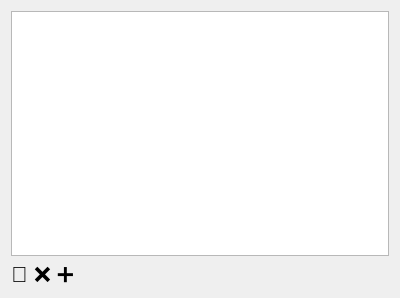
<?xml version="1.0" encoding="UTF-8"?>
<ui version="4.0">
 <class>Dialog</class>
 <widget class="QDialog" name="Dialog">
  <property name="windowModality">
   <enum>Qt::WindowModal</enum>
  </property>
  <property name="geometry">
   <rect>
    <x>0</x>
    <y>0</y>
    <width>400</width>
    <height>298</height>
   </rect>
  </property>
  <property name="windowTitle">
   <string>Настройка тегов</string>
  </property>
  <property name="styleSheet">
   <string notr="true">QDialog QPushButton {
	border-radius: 10px;
	font-size: 22px;
}

QDialog QPushButton:hover {
	font-size: 18px;
}</string>
  </property>
  <property name="modal">
   <bool>false</bool>
  </property>
  <layout class="QGridLayout" name="gridLayout">
   <item row="1" column="1">
    <widget class="QPushButton" name="canceling_button">
     <property name="toolTip">
      <string>&lt;html&gt;&lt;head/&gt;&lt;body&gt;&lt;p&gt;Отмена&lt;/p&gt;&lt;/body&gt;&lt;/html&gt;</string>
     </property>
     <property name="text">
      <string>❌</string>
     </property>
    </widget>
   </item>
   <item row="1" column="0">
    <widget class="QPushButton" name="saving_button">
     <property name="toolTip">
      <string>&lt;html&gt;&lt;head/&gt;&lt;body&gt;&lt;p&gt;Сохранить&lt;/p&gt;&lt;/body&gt;&lt;/html&gt;</string>
     </property>
     <property name="text">
      <string>💾</string>
     </property>
    </widget>
   </item>
   <item row="1" column="2">
    <widget class="QPushButton" name="adding_button">
     <property name="toolTip">
      <string>&lt;html&gt;&lt;head/&gt;&lt;body&gt;&lt;p&gt;Добавить&lt;/p&gt;&lt;/body&gt;&lt;/html&gt;</string>
     </property>
     <property name="text">
      <string>➕</string>
     </property>
    </widget>
   </item>
   <item row="1" column="3">
    <spacer name="horizontalSpacer">
     <property name="orientation">
      <enum>Qt::Horizontal</enum>
     </property>
     <property name="sizeHint" stdset="0">
      <size>
       <width>40</width>
       <height>20</height>
      </size>
     </property>
    </spacer>
   </item>
   <item row="0" column="0" colspan="4">
    <widget class="QListWidget" name="tags_list"/>
   </item>
  </layout>
 </widget>
 <resources/>
 <connections/>
</ui>
